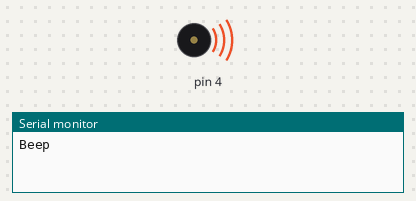
This sketch was run on a simulated Arduino Uno, built with avr-gcc and run on an emulated ATmega328P. Parts: buzzer (waves = sounding), the last lines printed to the serial monitor.

Above: at 0.1 s.
At 1.1 s:
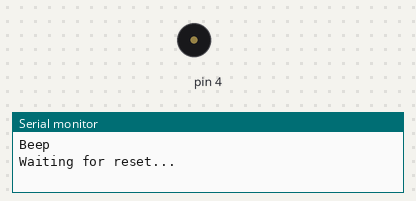
Timing chart, 0 to 2.6 s (numbered marks = the images above):
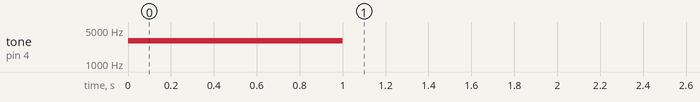

The sketch:

StartResetIndicator.ino
```cpp
void setup() {
  // put your setup code here, to run once:
  Serial.begin(9600);
  Serial.println("Beep");

  tone(4, 3000, 1000);
  delay(1000);
}

void loop() {
  // put your main code here, to run repeatedly:
  Serial.print("Waiting for reset...");
  delay(1000);
}
```
